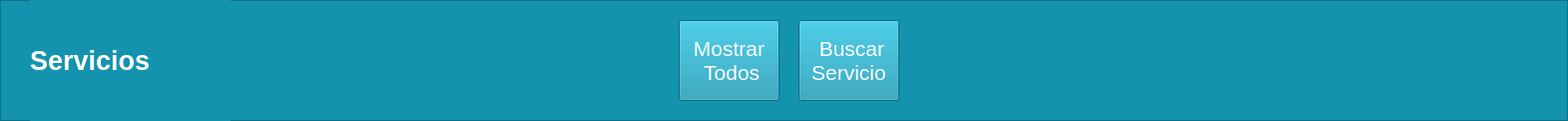
   <widget class="QFrame" name="frame">
    <property name="geometry">
     <rect>
      <x>401</x>
      <y>0</y>
      <width>1571</width>
      <height>121</height>
     </rect>
    </property>
    <property name="styleSheet">
     <string notr="true">background-color: rgb(20, 147, 174);</string>
    </property>
    <property name="frameShape">
     <enum>QFrame::StyledPanel</enum>
    </property>
    <property name="frameShadow">
     <enum>QFrame::Raised</enum>
    </property>
    <widget class="QLabel" name="Title_2">
     <property name="geometry">
      <rect>
       <x>30</x>
       <y>0</y>
       <width>201</width>
       <height>121</height>
      </rect>
     </property>
     <property name="palette">
      <palette>
       <active>
        <colorrole role="WindowText">
         <brush brushstyle="SolidPattern">
          <color alpha="255">
           <red>255</red>
           <green>255</green>
           <blue>255</blue>
          </color>
         </brush>
        </colorrole>
        <colorrole role="Button">
         <brush brushstyle="SolidPattern">
          <color alpha="255">
           <red>20</red>
           <green>147</green>
           <blue>174</blue>
          </color>
         </brush>
        </colorrole>
        <colorrole role="Base">
         <brush brushstyle="SolidPattern">
          <color alpha="255">
           <red>20</red>
           <green>147</green>
           <blue>174</blue>
          </color>
         </brush>
        </colorrole>
        <colorrole role="Window">
         <brush brushstyle="SolidPattern">
          <color alpha="255">
           <red>20</red>
           <green>147</green>
           <blue>174</blue>
          </color>
         </brush>
        </colorrole>
       </active>
       <inactive>
        <colorrole role="WindowText">
         <brush brushstyle="SolidPattern">
          <color alpha="255">
           <red>255</red>
           <green>255</green>
           <blue>255</blue>
          </color>
         </brush>
        </colorrole>
        <colorrole role="Button">
         <brush brushstyle="SolidPattern">
          <color alpha="255">
           <red>20</red>
           <green>147</green>
           <blue>174</blue>
          </color>
         </brush>
        </colorrole>
        <colorrole role="Base">
         <brush brushstyle="SolidPattern">
          <color alpha="255">
           <red>20</red>
           <green>147</green>
           <blue>174</blue>
          </color>
         </brush>
        </colorrole>
        <colorrole role="Window">
         <brush brushstyle="SolidPattern">
          <color alpha="255">
           <red>20</red>
           <green>147</green>
           <blue>174</blue>
          </color>
         </brush>
        </colorrole>
       </inactive>
       <disabled>
        <colorrole role="WindowText">
         <brush brushstyle="SolidPattern">
          <color alpha="255">
           <red>120</red>
           <green>120</green>
           <blue>120</blue>
          </color>
         </brush>
        </colorrole>
        <colorrole role="Button">
         <brush brushstyle="SolidPattern">
          <color alpha="255">
           <red>20</red>
           <green>147</green>
           <blue>174</blue>
          </color>
         </brush>
        </colorrole>
        <colorrole role="Base">
         <brush brushstyle="SolidPattern">
          <color alpha="255">
           <red>20</red>
           <green>147</green>
           <blue>174</blue>
          </color>
         </brush>
        </colorrole>
        <colorrole role="Window">
         <brush brushstyle="SolidPattern">
          <color alpha="255">
           <red>20</red>
           <green>147</green>
           <blue>174</blue>
          </color>
         </brush>
        </colorrole>
       </disabled>
      </palette>
     </property>
     <property name="font">
      <font>
       <family>MS Shell Dlg 2</family>
       <pointsize>20</pointsize>
       <weight>75</weight>
       <italic>false</italic>
       <bold>true</bold>
       <strikeout>false</strikeout>
      </font>
     </property>
     <property name="text">
      <string>Servicios</string>
     </property>
    </widget>
    <widget class="QPushButton" name="botMosTodRec">
     <property name="geometry">
      <rect>
       <x>680</x>
       <y>20</y>
       <width>101</width>
       <height>81</height>
      </rect>
     </property>
     <property name="palette">
      <palette>
       <active>
        <colorrole role="Button">
         <brush brushstyle="SolidPattern">
          <color alpha="255">
           <red>20</red>
           <green>147</green>
           <blue>174</blue>
          </color>
         </brush>
        </colorrole>
        <colorrole role="Text">
         <brush brushstyle="SolidPattern">
          <color alpha="255">
           <red>255</red>
           <green>255</green>
           <blue>255</blue>
          </color>
         </brush>
        </colorrole>
        <colorrole role="ButtonText">
         <brush brushstyle="SolidPattern">
          <color alpha="255">
           <red>255</red>
           <green>255</green>
           <blue>255</blue>
          </color>
         </brush>
        </colorrole>
        <colorrole role="Base">
         <brush brushstyle="SolidPattern">
          <color alpha="255">
           <red>20</red>
           <green>147</green>
           <blue>174</blue>
          </color>
         </brush>
        </colorrole>
        <colorrole role="Window">
         <brush brushstyle="SolidPattern">
          <color alpha="255">
           <red>20</red>
           <green>147</green>
           <blue>174</blue>
          </color>
         </brush>
        </colorrole>
        <colorrole role="PlaceholderText">
         <brush brushstyle="SolidPattern">
          <color alpha="128">
           <red>255</red>
           <green>255</green>
           <blue>255</blue>
          </color>
         </brush>
        </colorrole>
       </active>
       <inactive>
        <colorrole role="Button">
         <brush brushstyle="SolidPattern">
          <color alpha="255">
           <red>20</red>
           <green>147</green>
           <blue>174</blue>
          </color>
         </brush>
        </colorrole>
        <colorrole role="Text">
         <brush brushstyle="SolidPattern">
          <color alpha="255">
           <red>255</red>
           <green>255</green>
           <blue>255</blue>
          </color>
         </brush>
        </colorrole>
        <colorrole role="ButtonText">
         <brush brushstyle="SolidPattern">
          <color alpha="255">
           <red>255</red>
           <green>255</green>
           <blue>255</blue>
          </color>
         </brush>
        </colorrole>
        <colorrole role="Base">
         <brush brushstyle="SolidPattern">
          <color alpha="255">
           <red>20</red>
           <green>147</green>
           <blue>174</blue>
          </color>
         </brush>
        </colorrole>
        <colorrole role="Window">
         <brush brushstyle="SolidPattern">
          <color alpha="255">
           <red>20</red>
           <green>147</green>
           <blue>174</blue>
          </color>
         </brush>
        </colorrole>
        <colorrole role="PlaceholderText">
         <brush brushstyle="SolidPattern">
          <color alpha="128">
           <red>255</red>
           <green>255</green>
           <blue>255</blue>
          </color>
         </brush>
        </colorrole>
       </inactive>
       <disabled>
        <colorrole role="Button">
         <brush brushstyle="SolidPattern">
          <color alpha="255">
           <red>20</red>
           <green>147</green>
           <blue>174</blue>
          </color>
         </brush>
        </colorrole>
        <colorrole role="Text">
         <brush brushstyle="SolidPattern">
          <color alpha="255">
           <red>120</red>
           <green>120</green>
           <blue>120</blue>
          </color>
         </brush>
        </colorrole>
        <colorrole role="ButtonText">
         <brush brushstyle="SolidPattern">
          <color alpha="255">
           <red>120</red>
           <green>120</green>
           <blue>120</blue>
          </color>
         </brush>
        </colorrole>
        <colorrole role="Base">
         <brush brushstyle="SolidPattern">
          <color alpha="255">
           <red>20</red>
           <green>147</green>
           <blue>174</blue>
          </color>
         </brush>
        </colorrole>
        <colorrole role="Window">
         <brush brushstyle="SolidPattern">
          <color alpha="255">
           <red>20</red>
           <green>147</green>
           <blue>174</blue>
          </color>
         </brush>
        </colorrole>
        <colorrole role="PlaceholderText">
         <brush brushstyle="SolidPattern">
          <color alpha="128">
           <red>0</red>
           <green>0</green>
           <blue>0</blue>
          </color>
         </brush>
        </colorrole>
       </disabled>
      </palette>
     </property>
     <property name="font">
      <font>
       <pointsize>16</pointsize>
      </font>
     </property>
     <property name="styleSheet">
      <string notr="true">background-color: rgb(20, 147, 174);</string>
     </property>
     <property name="text">
      <string>Mostrar
 Todos</string>
     </property>
     <property name="icon">
      <iconset>
       <normaloff>../../Downloads/uco/POO/entornoVirtual/_92127008_thinkstockphotos-615094882.jpg</normaloff>../../Downloads/uco/POO/entornoVirtual/_92127008_thinkstockphotos-615094882.jpg</iconset>
     </property>
     <property name="iconSize">
      <size>
       <width>35</width>
       <height>30</height>
      </size>
     </property>
    </widget>
    <widget class="QPushButton" name="botBusSerRec">
     <property name="geometry">
      <rect>
       <x>800</x>
       <y>20</y>
       <width>101</width>
       <height>81</height>
      </rect>
     </property>
     <property name="palette">
      <palette>
       <active>
        <colorrole role="Button">
         <brush brushstyle="SolidPattern">
          <color alpha="255">
           <red>20</red>
           <green>147</green>
           <blue>174</blue>
          </color>
         </brush>
        </colorrole>
        <colorrole role="Text">
         <brush brushstyle="SolidPattern">
          <color alpha="255">
           <red>255</red>
           <green>255</green>
           <blue>255</blue>
          </color>
         </brush>
        </colorrole>
        <colorrole role="ButtonText">
         <brush brushstyle="SolidPattern">
          <color alpha="255">
           <red>255</red>
           <green>255</green>
           <blue>255</blue>
          </color>
         </brush>
        </colorrole>
        <colorrole role="Base">
         <brush brushstyle="SolidPattern">
          <color alpha="255">
           <red>20</red>
           <green>147</green>
           <blue>174</blue>
          </color>
         </brush>
        </colorrole>
        <colorrole role="Window">
         <brush brushstyle="SolidPattern">
          <color alpha="255">
           <red>20</red>
           <green>147</green>
           <blue>174</blue>
          </color>
         </brush>
        </colorrole>
        <colorrole role="PlaceholderText">
         <brush brushstyle="SolidPattern">
          <color alpha="128">
           <red>255</red>
           <green>255</green>
           <blue>255</blue>
          </color>
         </brush>
        </colorrole>
       </active>
       <inactive>
        <colorrole role="Button">
         <brush brushstyle="SolidPattern">
          <color alpha="255">
           <red>20</red>
           <green>147</green>
           <blue>174</blue>
          </color>
         </brush>
        </colorrole>
        <colorrole role="Text">
         <brush brushstyle="SolidPattern">
          <color alpha="255">
           <red>255</red>
           <green>255</green>
           <blue>255</blue>
          </color>
         </brush>
        </colorrole>
        <colorrole role="ButtonText">
         <brush brushstyle="SolidPattern">
          <color alpha="255">
           <red>255</red>
           <green>255</green>
           <blue>255</blue>
          </color>
         </brush>
        </colorrole>
        <colorrole role="Base">
         <brush brushstyle="SolidPattern">
          <color alpha="255">
           <red>20</red>
           <green>147</green>
           <blue>174</blue>
          </color>
         </brush>
        </colorrole>
        <colorrole role="Window">
         <brush brushstyle="SolidPattern">
          <color alpha="255">
           <red>20</red>
           <green>147</green>
           <blue>174</blue>
          </color>
         </brush>
        </colorrole>
        <colorrole role="PlaceholderText">
         <brush brushstyle="SolidPattern">
          <color alpha="128">
           <red>255</red>
           <green>255</green>
           <blue>255</blue>
          </color>
         </brush>
        </colorrole>
       </inactive>
       <disabled>
        <colorrole role="Button">
         <brush brushstyle="SolidPattern">
          <color alpha="255">
           <red>20</red>
           <green>147</green>
           <blue>174</blue>
          </color>
         </brush>
        </colorrole>
        <colorrole role="Text">
         <brush brushstyle="SolidPattern">
          <color alpha="255">
           <red>120</red>
           <green>120</green>
           <blue>120</blue>
          </color>
         </brush>
        </colorrole>
        <colorrole role="ButtonText">
         <brush brushstyle="SolidPattern">
          <color alpha="255">
           <red>120</red>
           <green>120</green>
           <blue>120</blue>
          </color>
         </brush>
        </colorrole>
        <colorrole role="Base">
         <brush brushstyle="SolidPattern">
          <color alpha="255">
           <red>20</red>
           <green>147</green>
           <blue>174</blue>
          </color>
         </brush>
        </colorrole>
        <colorrole role="Window">
         <brush brushstyle="SolidPattern">
          <color alpha="255">
           <red>20</red>
           <green>147</green>
           <blue>174</blue>
          </color>
         </brush>
        </colorrole>
        <colorrole role="PlaceholderText">
         <brush brushstyle="SolidPattern">
          <color alpha="128">
           <red>0</red>
           <green>0</green>
           <blue>0</blue>
          </color>
         </brush>
        </colorrole>
       </disabled>
      </palette>
     </property>
     <property name="font">
      <font>
       <pointsize>16</pointsize>
      </font>
     </property>
     <property name="styleSheet">
      <string notr="true">background-color: rgb(20, 147, 174);</string>
     </property>
     <property name="text">
      <string> Buscar
Servicio</string>
     </property>
     <property name="icon">
      <iconset>
       <normaloff>../../Downloads/uco/POO/entornoVirtual/_92127008_thinkstockphotos-615094882.jpg</normaloff>../../Downloads/uco/POO/entornoVirtual/_92127008_thinkstockphotos-615094882.jpg</iconset>
     </property>
     <property name="iconSize">
      <size>
       <width>35</width>
       <height>30</height>
      </size>
     </property>
    </widget>
   </widget>
